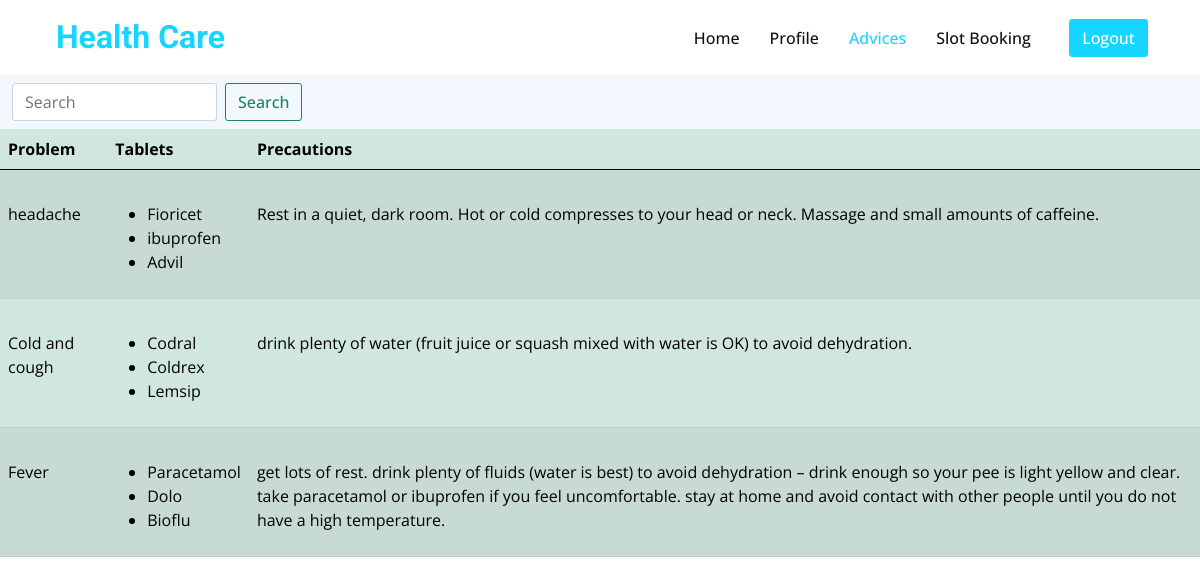
The app's page /advice/ (signed in) with its own data.
### myapp/models.py (models this page shows)
class Medications(models.Model):
    problem = models.CharField(max_length=100)
    medicine1 = models.CharField(max_length=100)
    medicine2 = models.CharField(max_length=100)
    medicine3 = models.CharField(max_length=100)
    advice = models.CharField(max_length=1000)

### myapp/views.py (the view)
# urls.py: path('advice/',views.advice,name='advice'),
@login_required(login_url="/signin/")
def advice(request):
    if request.method=="POST":
        search=request.POST['search']
        parts = Medications.objects.filter(problem__startswith=search).values()
        print('1')
        print(search)
        return render(request,'authenticate/advice.html',{'parts':parts})
    else:
        parts = Medications.objects.all()
        return render(request,'authenticate/advice.html',{'parts':parts})

### templates/authenticate/advice.html (shortened to what this page needs)
{% load static %}
<!DOCTYPE html>
<html lang="en">
<head>
    <link href="https://cdn.jsdelivr.net/npm/bootstrap@5.0.2/dist/css/bootstrap.min.css" rel="stylesheet">
    <link href="https://cdnjs.cloudflare.com/ajax/libs/font-awesome/5.10.0/css/all.min.css" rel="stylesheet">
    <link href="https://cdn.jsdelivr.net/npm/bootstrap-icons@1.4.1/font/bootstrap-icons.css" rel="stylesheet">
    <link href="{% static 'lib/animate/animate.min.css' %}" rel="stylesheet">
    <link href="{% static 'lib/owlcarousel/assets/owl.carousel.min.css' %}" rel="stylesheet">
    <link href="{% static 'css/bootstrap.min.css' %}" rel="stylesheet">
    <link href="{% static 'css/style.css' %}" rel="stylesheet">
</head>
<body>
  <nav class="navbar navbar-expand-lg bg-white navbar-light sticky-top p-0 px-4 px-lg-5">
    <a href="{% url 'home' %}" class="navbar-brand d-flex align-items-center">
        <h2 class="m-0 text-primary"><img class="img-fluid me-2" src="https://img.icons8.com/arcade/64/null/hospital.png" alt=""
                style="width: 45px;">Health Care</h2>
    </a>
    <div class="collapse navbar-collapse" id="navbarCollapse">
        <div class="navbar-nav ms-auto py-4 py-lg-0">
            <a href="{% url 'home' %}" class="nav-item nav-link">Home</a>
            {% if user.is_authenticated %}
            <a href="{% url 'profile' %}" class="nav-item nav-link">Profile</a>
            <a href="{% url 'advice' %}" class="nav-item nav-link active">Advices</a>
            <a href="{% url 'doctor' %}" class="nav-item nav-link">Slot Booking</a>
            {% endif %}
        </div>
        <div class="h-100 d-lg-inline-flex align-items-center d-none">
            <form class="d-flex">
                {% if user.is_authenticated %}
                <a class="btn btn-primary" href="{% url 'logout' %}" role="button">Logout</a>&nbsp
                {% else %}
                <a class="btn btn-primary" href="{% url 'signin' %}" role="button">SignIn</a>&nbsp&nbsp
                <a class="btn btn-primary" href="{% url 'signup' %}" role="button">SignUp</a>&nbsp
                {% endif %}
            </form>
        </div>
    </div>
</nav>
<nav class="navbar navbar-light bg-light">
  <div class="container-fluid">
    <form class="d-flex" method="POST" action="{% url 'advice' %}">
      <input class="form-control me-2" type="search" name="search" id="search" placeholder="Search" aria-label="Search">
      <button class="btn btn-outline-success" type="submit">Search</button>
    </form>
  </div>
</nav>
      <div class="vote">
        <table class="table table-success table-striped">
          <thead>
            <tr>
              <th scope="col">Problem</th>
              <th scope="col">Tablets</th>
              <th scope="col">Precautions</th>
            </tr>
          </thead>
          <tbody>
            {% for advice in parts %}
            <tr>
                <td><br>{{advice.problem}}</td>
                <td><br>
                  <ul>
                    <li>{{advice.medicine1}}</li>
                    <li>{{advice.medicine2}}</li>
                    <li>{{advice.medicine3}}</li>
                  </ul>
                </td>
                <td><br>{{advice.advice}}</td>
            </tr>
            {% endfor %}
          </tbody>
        </table>
      </div>
</body>
</html>

### static/css/style.css (style rules this page uses)
:root { --primary: #16D5FF; --secondary: #999999; --light: #F2F8FE; --dark: #111111; }
.btn { font-weight: 500; transition: .5s; }
.btn.btn-primary { color: #FFFFFF; }
.navbar.sticky-top { top: -100px; transition: .5s; }
.navbar .navbar-brand { height: 75px; }
.navbar .navbar-nav .nav-link { margin-right: 30px; padding: 25px 0; color: var(--dark); font-weight: 500; outline: none; }
.navbar .navbar-nav .nav-link:hover, .navbar .navbar-nav .nav-link.active { color: var(--primary); }

### records on screen
Medications: problem "headache", medicine1 "Fioricet", medicine2 "ibuprofen", medicine3 "Advil", advice "Rest in a quiet, dark room. Hot or cold compresses to your head or neck. Massage and small amounts of caffeine."
Medications: problem "Cold and cough", medicine1 "Codral", medicine2 "Coldrex", medicine3 "Lemsip", advice "drink plenty of water (fruit juice or squash mixed with water is OK) to avoid dehydration."
Medications: problem "Fever", medicine1 "Paracetamol", medicine2 "Dolo", medicine3 "Bioflu", advice "get lots of rest. drink plenty of fluids (water is best) to avoid dehydration – drink enough so your pee is light yellow and clear. take paracetamol or ibuprofen if you feel uncomfortable. stay at home and avoid contact with other people until you do not have a high temperature."
